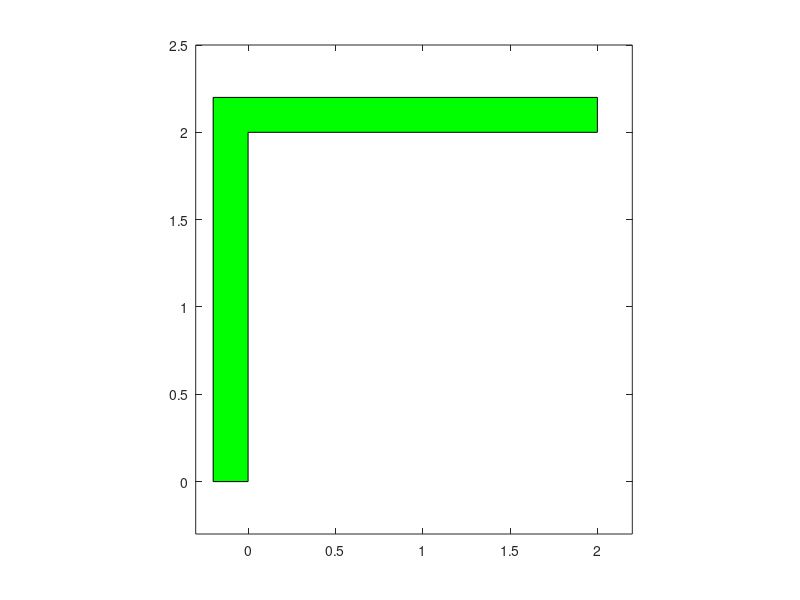

Source code (MATLAB): (Note: this script raises an error after producing the figure.)
clc;clear all;close all;
earth=fill([-0.2 0 0 2 2 -0.2],[0 0 2 2 2.2 2.2],'g');
axis equal 
axis([-0.3 2.2 -0.3 2.5]);
hold on;
[T,Y]=ode45(@navasan,0:0.05:60,[5 0]);
mille=plot([1 1],[2 0],'linewidth',5);
x=0:0.01:1;
y=0.1.*sin(60.*x);
spring=plot(x,y);
for ii=1:length(T)
    r=sqrt(4*(1-cosd(Y(ii,1))^2)+(1+2*sind(Y(ii,1)))^2);
    alpha=atand(2*(1-cosd(Y(ii,1)))/(1+2*sind(Y(ii,1))));
        x=linspace(0,r*cosd(alpha),length(y));
    set(mille,'xdata',[1 1+2*sind(Y(ii,1))],'ydata',[2 2*(1-cosd(Y(ii,1)))]);
    set(spring,'xdata',x*(1+2*sin(alpha)));
    set(spring,'xdata',x*cosd(alpha)-y*sind(alpha),'ydata',x*sind(alpha)+y*cosd(alpha));
pause(0.001);
end
